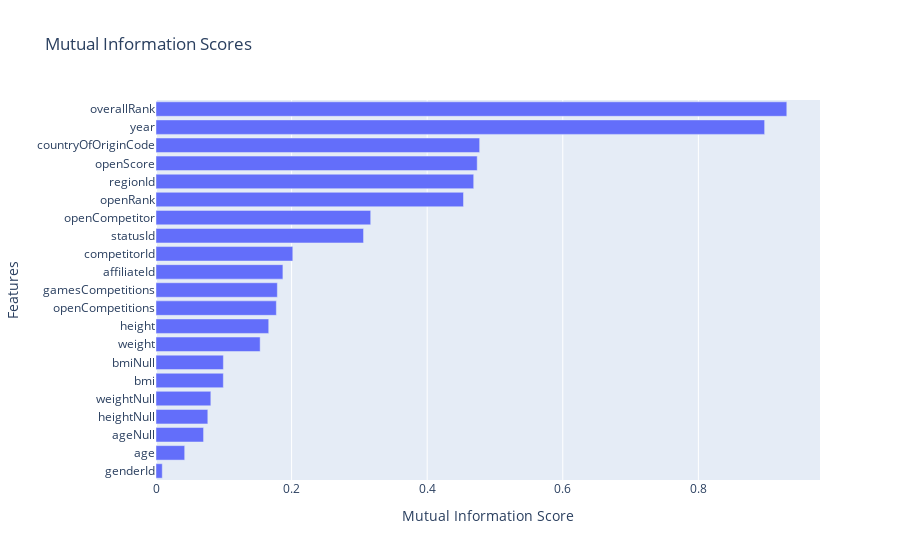

Notebook code cell kept with this figure:
### Code cell
def plot_mi_scores(scores):
    # Sort the scores in ascending order
    scores = scores.sort_values(ascending=True)
    
    # Extract the scores and feature names as lists
    width = list(scores)
    ticks = list(scores.index)
    
    # Create a horizontal bar chart with Plotly
    fig = go.Figure(go.Bar(
        x=width,
        y=ticks,
        orientation='h'
    ))
    
    # Update the layout of the chart
    fig.update_layout(
        title="Mutual Information Scores",  # Set the chart title
        yaxis_title="Features",  # Set the y-axis label
        xaxis_title="Mutual Information Score"  # Set the x-axis label
    )
    
    # Display the chart
    fig.show()

plot_mi_scores(mi_scores)

### Figure 1 — Plotly figure (JSON) as saved in the notebook; plotly's stock layout.template omitted (floating-point values rounded to 4 significant figures)
{"data": [{"orientation": "h", "type": "bar", "x": [0.00925, 0.04231, 0.07016, 0.07643, 0.08089, 0.09932, 0.09939, 0.1536, 0.1663, 0.1775, 0.179, 0.1872, 0.2018, 0.3061, 0.3167, 0.4535, 0.4686, 0.4738, 0.4774, 0.8977, 0.9304], "y": ["genderId", "age", "ageNull", "heightNull", "weightNull", "bmi", "bmiNull", "weight", "height", "openCompetitions", "gamesCompetitions", "affiliateId", "competitorId", "statusId", "openCompetitor", "openRank", "regionId", "openScore", "countryOfOriginCode", "year", "overallRank"]}], "layout": {"title": {"text": "Mutual Information Scores"}, "xaxis": {"title": {"text": "Mutual Information Score"}}, "yaxis": {"title": {"text": "Features"}}}}
